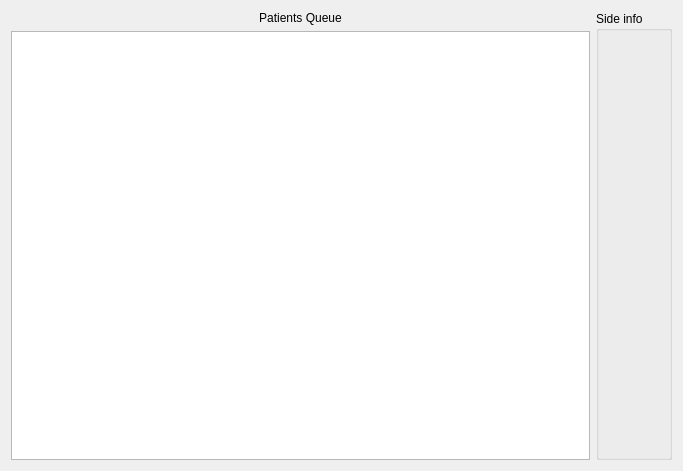
<?xml version="1.0" encoding="UTF-8"?>
<ui version="4.0">
 <class>qSlicerPatientsQueueWidget</class>
 <widget class="QWidget" name="qSlicerPatientsQueueWidget">
  <property name="geometry">
   <rect>
    <x>0</x>
    <y>0</y>
    <width>683</width>
    <height>471</height>
   </rect>
  </property>
  <property name="windowTitle">
   <string>Patients Queue Worklist</string>
  </property>
  <layout class="QGridLayout" name="gridLayout_2">
   <item row="0" column="0">
    <layout class="QGridLayout" name="gridLayout">
     <item row="1" column="0">
      <widget class="QTableView" name="TableView_PatientQueue"/>
     </item>
     <item row="0" column="0">
      <widget class="QLabel" name="label">
       <property name="text">
        <string>&lt;html&gt;&lt;head/&gt;&lt;body&gt;&lt;p align=&quot;center&quot;&gt;Patients Queue&lt;/p&gt;&lt;/body&gt;&lt;/html&gt;</string>
       </property>
       <property name="textFormat">
        <enum>Qt::AutoText</enum>
       </property>
      </widget>
     </item>
    </layout>
   </item>
   <item row="0" column="1">
    <widget class="ctkCollapsibleGroupBox" name="CollapsibleGroupBox">
     <property name="title">
      <string>Side info</string>
     </property>
    </widget>
   </item>
  </layout>
 </widget>
 <customwidgets>
  <customwidget>
   <class>ctkCollapsibleGroupBox</class>
   <extends>QGroupBox</extends>
   <header>ctkCollapsibleGroupBox.h</header>
   <container>1</container>
  </customwidget>
 </customwidgets>
 <resources>
  <include location="../../../PatientPositioning/Resources/qSlicerPatientPositioningModule.qrc"/>
 </resources>
 <connections/>
</ui>
